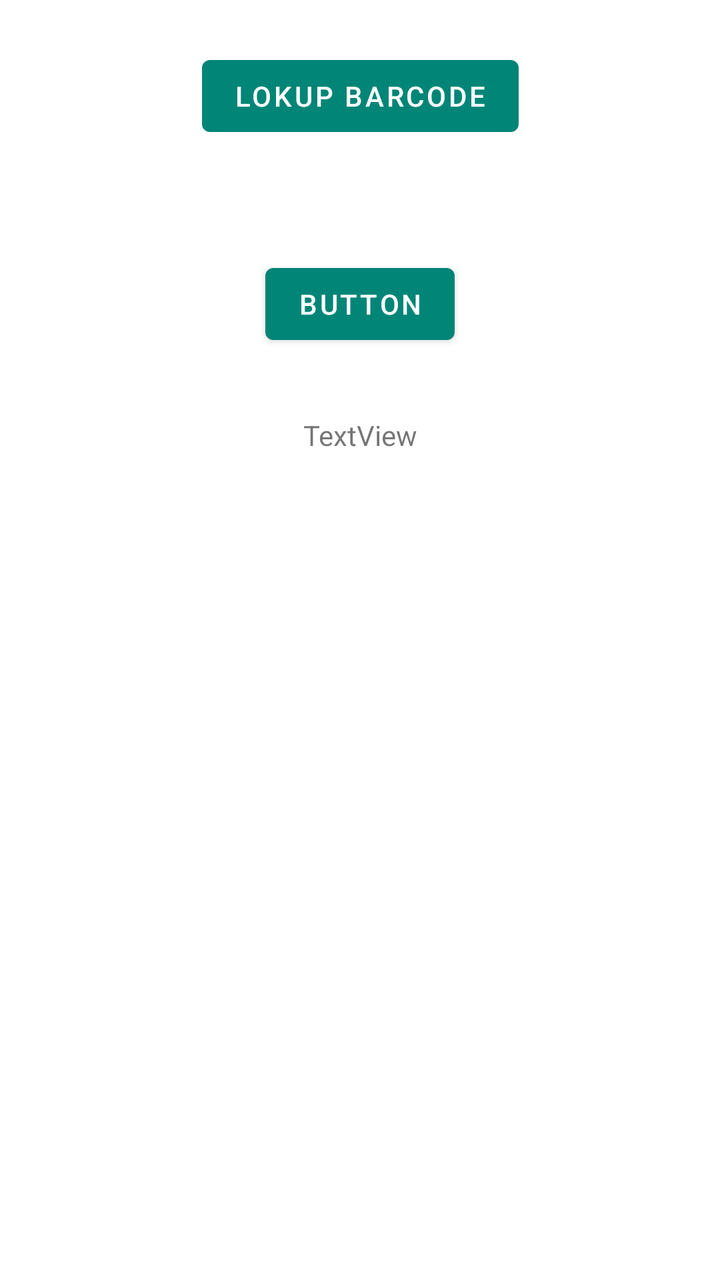
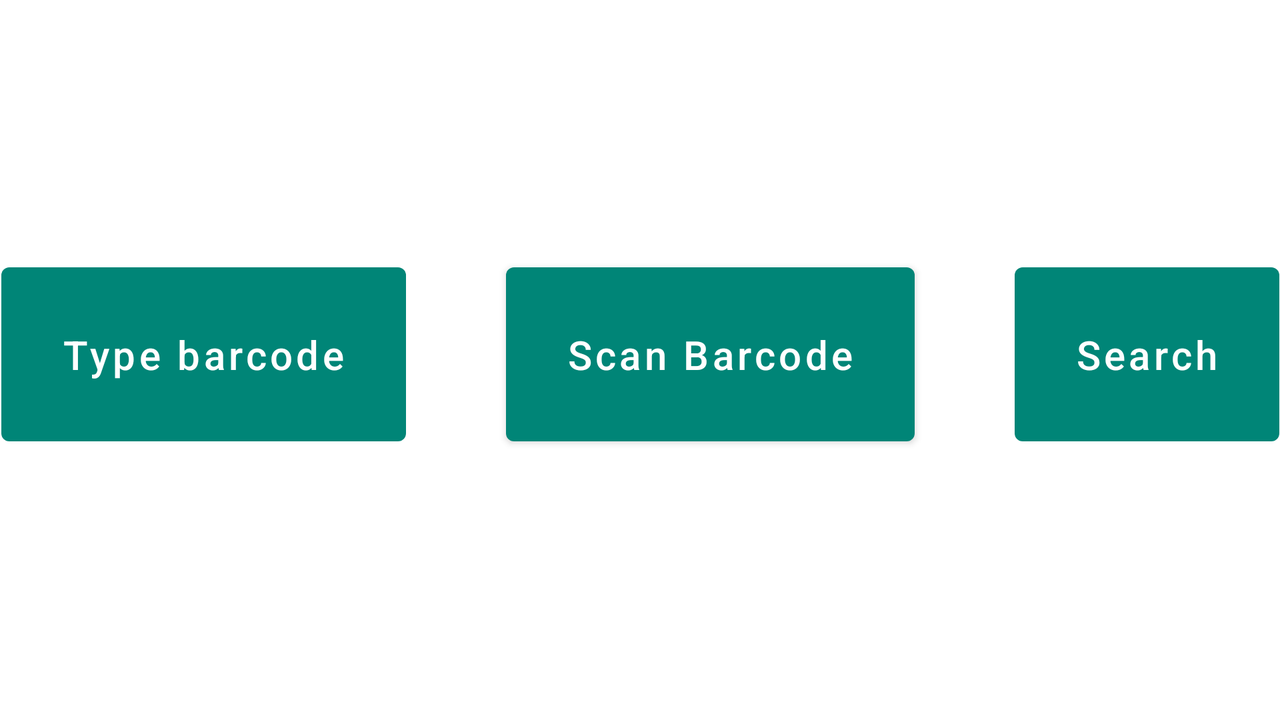

Two renders of one Android screen. The first uses the default layout on a phone; the second uses the alternative layout the repository ships for a different screen configuration, on a matching device. The two XML files are below.
<!-- AndroidManifest.xml: application theme AppTheme -->
<!-- res/layout/activity_main.xml -->
<?xml version="1.0" encoding="utf-8"?>
<androidx.constraintlayout.widget.ConstraintLayout xmlns:android="http://schemas.android.com/apk/res/android"
    xmlns:app="http://schemas.android.com/apk/res-auto"
    xmlns:tools="http://schemas.android.com/tools"
    android:layout_width="match_parent"
    android:layout_height="match_parent"
    tools:context=".MainActivity">

    <Button
        android:id="@+id/button"
        android:layout_width="wrap_content"
        android:layout_height="wrap_content"
        android:layout_marginTop="128dp"
        android:text="Button"
        app:layout_constraintEnd_toEndOf="parent"
        app:layout_constraintStart_toStartOf="parent"
        app:layout_constraintTop_toTopOf="parent" />

    <ImageView
        android:id="@+id/myImageView"
        android:layout_width="wrap_content"
        android:layout_height="wrap_content"
        android:layout_marginTop="44dp"
        app:layout_constraintEnd_toEndOf="parent"
        app:layout_constraintHorizontal_bias="0.498"
        app:layout_constraintStart_toStartOf="parent"
        app:layout_constraintTop_toBottomOf="@+id/textContent"
        tools:srcCompat="@tools:sample/avatars" />

    <TextView
        android:id="@+id/textContent"
        android:layout_width="wrap_content"
        android:layout_height="wrap_content"
        android:layout_marginTop="32dp"
        android:text="TextView"
        app:layout_constraintEnd_toEndOf="parent"
        app:layout_constraintStart_toStartOf="parent"
        app:layout_constraintTop_toBottomOf="@+id/button" />

    <Button
        android:id="@+id/lookupBarcode"
        android:layout_width="wrap_content"
        android:layout_height="wrap_content"
        android:layout_marginTop="24dp"
        android:text="Lokup barcode"
        app:layout_constraintEnd_toEndOf="parent"
        app:layout_constraintStart_toStartOf="parent"
        app:layout_constraintTop_toTopOf="parent" />
</androidx.constraintlayout.widget.ConstraintLayout>
<!-- resources referenced by this layout -->
<resources>
  <style name="AppTheme" parent="Theme.MaterialComponents.Light.NoActionBar">
          
          <item name="colorPrimary">@color/colorPrimary</item>
          <item name="colorPrimaryDark">@color/colorPrimaryDark</item>
          <item name="colorAccent">@color/colorAccent</item>
      </style>
  <color name="colorPrimary">#008577</color>
  <color name="colorPrimaryDark">#00574B</color>
  <color name="colorAccent">#D81B60</color>
</resources>
<!-- res/layout-land/activity_main.xml (the repository's variant of the layout above) -->
<!-- drawn on the phone turned sideways -->
<?xml version="1.0" encoding="utf-8"?>
<LinearLayout xmlns:android="http://schemas.android.com/apk/res/android"
    xmlns:app="http://schemas.android.com/apk/res-auto"
    xmlns:tools="http://schemas.android.com/tools"
    android:id="@+id/linearLayout"
    android:layout_width="match_parent"
    android:layout_height="match_parent"
    android:background="@drawable/main_background_hor"
    tools:context=".MainActivity"
    android:orientation="vertical">


    <TextView
        android:id="@+id/textContent"
        android:layout_width="match_parent"
        android:layout_height="wrap_content" />

    <ImageView
        android:id="@+id/myImageView"
        android:layout_width="wrap_content"
        android:layout_height="20dp"
        android:contentDescription="@string/todo"
        app:layout_constraintEnd_toEndOf="parent"
        app:layout_constraintHorizontal_bias="0.893"
        app:layout_constraintStart_toStartOf="parent"
        tools:layout_editor_absoluteY="87dp"
        tools:srcCompat="@tools:sample/avatars" />

    <LinearLayout
        android:layout_width="match_parent"
        android:layout_height="match_parent"
        android:orientation="vertical">

        <androidx.constraintlayout.widget.ConstraintLayout
            android:layout_width="match_parent"
            android:layout_height="match_parent">

            <LinearLayout
                android:layout_width="wrap_content"
                android:layout_height="wrap_content"
                app:layout_constraintBottom_toBottomOf="parent"

                app:layout_constraintLeft_toLeftOf="parent"
                app:layout_constraintRight_toRightOf="parent"
                app:layout_constraintTop_toTopOf="parent"
                app:layout_constraintVertical_bias="0.4">

                <Button
                    android:id="@+id/lookupBarcode"
                    android:layout_width="wrap_content"
                    android:layout_height="wrap_content"
                    android:padding="30dp"
                    android:text="@string/lookup_barcode"
                    android:textAllCaps="false"
                    android:layout_marginRight="50dp"
                    android:textSize="20sp"
                    android:layout_marginEnd="50dp" />

                <Button
                    android:id="@+id/button"
                    android:layout_width="wrap_content"
                    android:layout_height="wrap_content"
                    android:padding="30dp"
                    android:text="@string/EnterBarcode"
                    android:textAllCaps="false"
                    android:layout_marginRight="50dp"
                    android:textSize="20sp"
                    android:layout_marginEnd="50dp" />

                <Button
                    android:id="@+id/button2"
                    android:layout_width="wrap_content"
                    android:layout_height="wrap_content"
                    android:padding="30dp"
                    android:text="@string/search_button"
                    android:textAllCaps="false"
                    android:textSize="20sp" />

            </LinearLayout>
        </androidx.constraintlayout.widget.ConstraintLayout>
    </LinearLayout>

</LinearLayout>
<!-- resources referenced by the variant -->
<!-- as the phone turned sideways resolves them -->
<resources>
  <string name="EnterBarcode">Scan Barcode</string>
  <string name="lookup_barcode">Type barcode</string>
  <string name="search_button">Search</string>
  <string name="todo">TODO</string>
  <style name="AppTheme" parent="Theme.MaterialComponents.Light.NoActionBar">
          
          <item name="colorPrimary">@color/colorPrimary</item>
          <item name="colorPrimaryDark">@color/colorPrimaryDark</item>
          <item name="colorAccent">@color/colorAccent</item>
      </style>
  <color name="colorPrimary">#008577</color>
  <color name="colorPrimaryDark">#00574B</color>
  <color name="colorAccent">#D81B60</color>
</resources>
